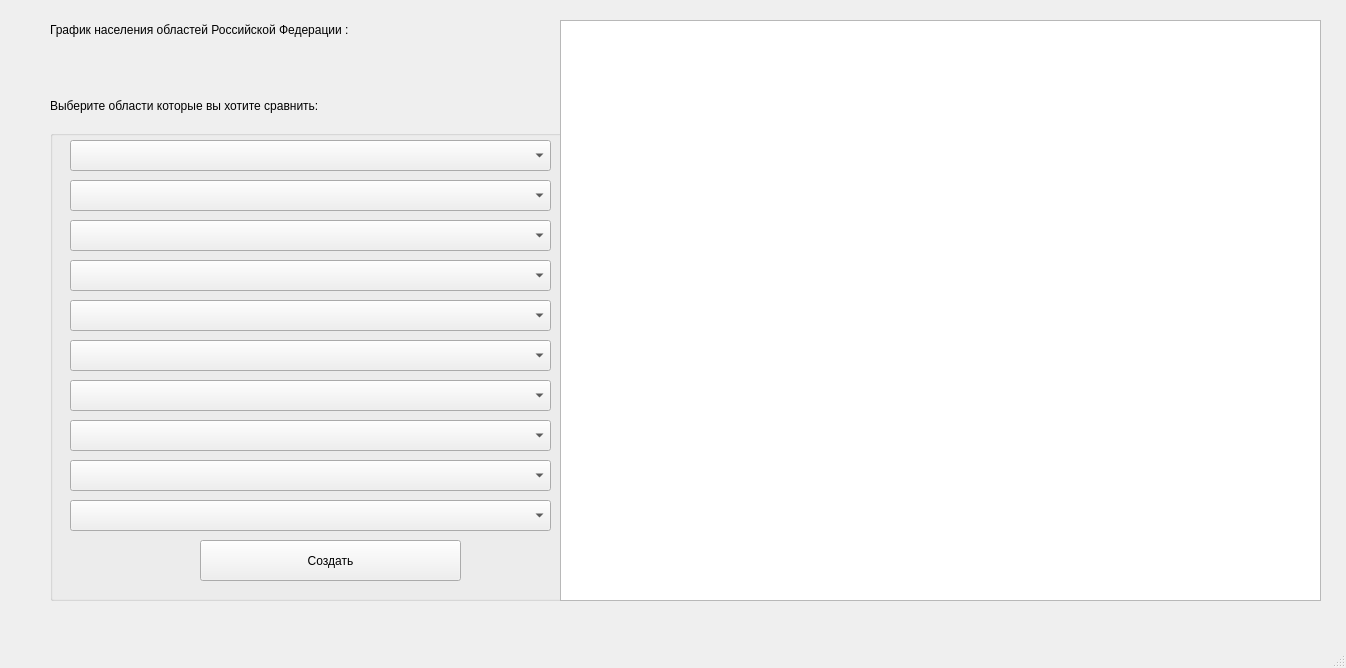
<?xml version="1.0" encoding="UTF-8"?>
<ui version="4.0">
 <class>MainWindow</class>
 <widget class="QMainWindow" name="MainWindow">
  <property name="geometry">
   <rect>
    <x>0</x>
    <y>0</y>
    <width>1346</width>
    <height>668</height>
   </rect>
  </property>
  <property name="windowTitle">
   <string>MainWindow</string>
  </property>
  <widget class="QWidget" name="centralwidget">
   <widget class="QGroupBox" name="groupBox">
    <property name="geometry">
     <rect>
      <x>50</x>
      <y>130</y>
      <width>521</width>
      <height>471</height>
     </rect>
    </property>
    <property name="title">
     <string/>
    </property>
    <widget class="QComboBox" name="comboBox_2">
     <property name="geometry">
      <rect>
       <x>20</x>
       <y>10</y>
       <width>481</width>
       <height>31</height>
      </rect>
     </property>
    </widget>
    <widget class="QComboBox" name="comboBox_3">
     <property name="geometry">
      <rect>
       <x>20</x>
       <y>50</y>
       <width>481</width>
       <height>31</height>
      </rect>
     </property>
    </widget>
    <widget class="QComboBox" name="comboBox_4">
     <property name="geometry">
      <rect>
       <x>20</x>
       <y>90</y>
       <width>481</width>
       <height>31</height>
      </rect>
     </property>
    </widget>
    <widget class="QComboBox" name="comboBox_5">
     <property name="geometry">
      <rect>
       <x>20</x>
       <y>130</y>
       <width>481</width>
       <height>31</height>
      </rect>
     </property>
    </widget>
    <widget class="QComboBox" name="comboBox_6">
     <property name="geometry">
      <rect>
       <x>20</x>
       <y>170</y>
       <width>481</width>
       <height>31</height>
      </rect>
     </property>
    </widget>
    <widget class="QComboBox" name="comboBox_7">
     <property name="geometry">
      <rect>
       <x>20</x>
       <y>210</y>
       <width>481</width>
       <height>31</height>
      </rect>
     </property>
    </widget>
    <widget class="QComboBox" name="comboBox_14">
     <property name="geometry">
      <rect>
       <x>20</x>
       <y>250</y>
       <width>481</width>
       <height>31</height>
      </rect>
     </property>
    </widget>
    <widget class="QComboBox" name="comboBox_15">
     <property name="geometry">
      <rect>
       <x>20</x>
       <y>330</y>
       <width>481</width>
       <height>31</height>
      </rect>
     </property>
    </widget>
    <widget class="QComboBox" name="comboBox_16">
     <property name="geometry">
      <rect>
       <x>20</x>
       <y>290</y>
       <width>481</width>
       <height>31</height>
      </rect>
     </property>
    </widget>
    <widget class="QComboBox" name="comboBox_17">
     <property name="geometry">
      <rect>
       <x>20</x>
       <y>370</y>
       <width>481</width>
       <height>31</height>
      </rect>
     </property>
    </widget>
    <widget class="QPushButton" name="pushButton">
     <property name="geometry">
      <rect>
       <x>150</x>
       <y>410</y>
       <width>261</width>
       <height>41</height>
      </rect>
     </property>
     <property name="text">
      <string>Создать</string>
     </property>
    </widget>
   </widget>
   <widget class="QLabel" name="label">
    <property name="geometry">
     <rect>
      <x>50</x>
      <y>10</y>
      <width>601</width>
      <height>41</height>
     </rect>
    </property>
    <property name="toolTipDuration">
     <number>-6</number>
    </property>
    <property name="text">
     <string>График населения областей Российской Федерации : </string>
    </property>
    <property name="textFormat">
     <enum>Qt::RichText</enum>
    </property>
   </widget>
   <widget class="QLabel" name="label_2">
    <property name="geometry">
     <rect>
      <x>50</x>
      <y>90</y>
      <width>341</width>
      <height>31</height>
     </rect>
    </property>
    <property name="text">
     <string>Выберите области которые вы хотите сравнить: </string>
    </property>
   </widget>
   <widget class="QGraphicsView" name="graphicsView">
    <property name="geometry">
     <rect>
      <x>560</x>
      <y>20</y>
      <width>761</width>
      <height>581</height>
     </rect>
    </property>
   </widget>
  </widget>
  <widget class="QMenuBar" name="menubar">
   <property name="geometry">
    <rect>
     <x>0</x>
     <y>0</y>
     <width>1346</width>
     <height>21</height>
    </rect>
   </property>
  </widget>
  <widget class="QStatusBar" name="statusbar"/>
 </widget>
 <resources/>
 <connections/>
</ui>
